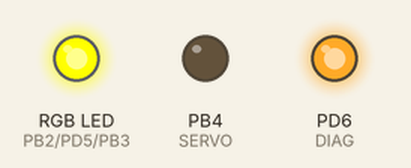
Simulated run of this program. Board: ATtiny2313, built with avr-gcc and emulated at 1 MHz. Parts: an RGB LED mixed from three pins (HIGH = lit), output pins drawn as LEDs (lit = HIGH). A simulated second board sends each byte the program waits for after 2 ms.

Above: at 0.1 s.
Timing chart, 0 to 1.6 s (numbered marks = the images above):
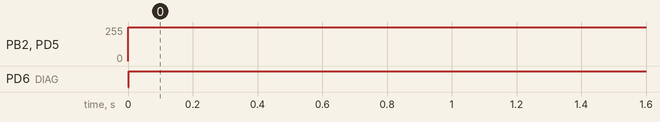

Measured:
- by itself, PB2 (LEDR), PD5 (LEDG): 0/255 → 254/255 at 0.00 s
- by itself, PD6 (DIAG): LOW → HIGH at 0.00 s

The program:

LEDServoController.c
```c
/*
 * LEDServoController.c
 *
 * Created: 4/9/2014 4:08:45 PM
 *  Author: Nishant Pol
 */
#define F_CPU 1000000

#include <avr/io.h>
#include <util/delay.h>

/* 9600baud at 1MHz clk */
#define BAUD 12
#define MULT 1
#define ADDR 0x10

/* Pinout */
#define DIAG PIND6
#define LEDR PINB2  //OC0A
#define LEDG PIND5  //OC0B
#define LEDB PINB3  //OC1B
#define SERVO PINB4 //OC1A

inline static uint8_t receive_data(void);
inline static void transmit_data(uint8_t data);

int main(void)
{
    /* Setup DIAG LED */
    DDRD |= (1<<DIAG);
    PORTD = (0<<DIAG);
    /* Setup UART for 8data, */
    UBRRH = (uint8_t)(BAUD >> 8);
    UBRRL = (uint8_t)BAUD;
    UCSRA = (MULT<<U2X);
    UCSRB = (1<<RXEN)|(1<<TXEN);
    UCSRC = (3<<UCSZ0);
    uint8_t LedR = 127;
    uint8_t LedG = 127;
    uint8_t LedB = 127;
    uint8_t Servo = 127;
    /* Initialize LEDs and Servo */
    DDRD |= (1<<LEDG);
    DDRB |= (1<<LEDB)|(1<<LEDR)|(1<<SERVO);
    ICR1 = 2550;//50Hz PWM
    TCCR1A = (1<<COM1A1)|(1<<COM1B1)|(1<<WGM11);
    TCCR1B = (1<<WGM13)|(1<<WGM12)|(1<<CS11);

    TCCR0A = (1<<WGM01)|(1<<WGM00)|(1<<COM0B1)|(1<<COM0B0)|(1<<COM0A0)|(1<<COM0A1);
    TCCR0B = (1<<CS00)|(1<<CS01)|(1<<WGM01);

    while(1)
    {
        uint8_t data_in = 0;
        while(data_in != ADDR) data_in = receive_data();
        PORTD |= (1<<DIAG);
        LedR = receive_data();  //First Byte
        LedG = receive_data();  //Second Byte
        LedB = receive_data();  //Third Byte
        Servo = receive_data(); //Fourth Byte

        //Green LED
        OCR0A = 0xff - LedG;
        //Red LED
        OCR0B = 0xff - LedR;
        //Blue LED
        OCR1A = (uint16_t)(LedB) << 4;
        //Servo
        OCR1B = (uint16_t)(Servo) << 2;

        //OCR0A = 0x80;
        //OCR0B = 0xc0;//reversed
        //OCR1A = 0x950;//0x0 to 0xa00
        //OCR1B = 0xc0;//0x100 is 2ms, 0x140 is 2.5ms, 0xc0 is 1.5ms
        PORTD &= ~(1<<DIAG);
        transmit_data(0x4f);//ACK
    }
}

inline static uint8_t receive_data(void){
    while(!(UCSRA & (1<<RXC)));
    return UDR;
}

inline static void transmit_data(uint8_t data){
    while ( !( UCSRA & (1<<UDRE)) );
    UDR = data;
    return;
}
```
